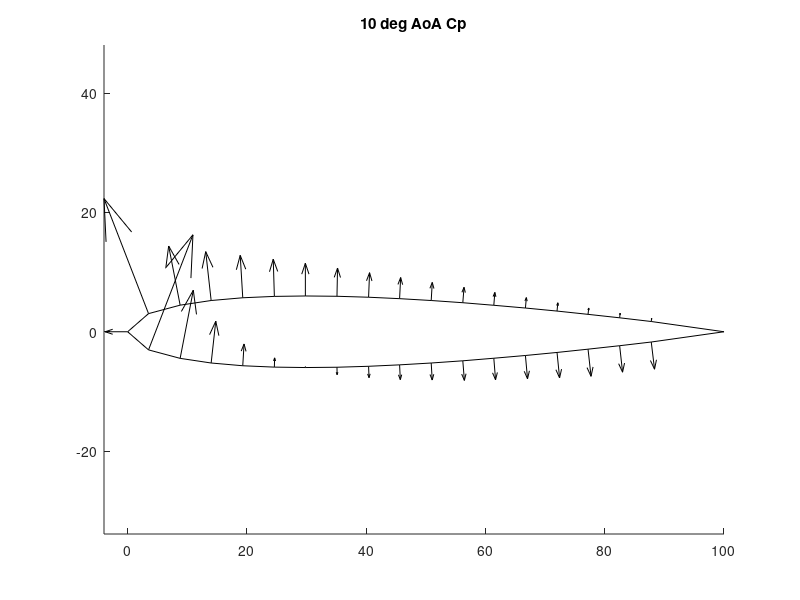
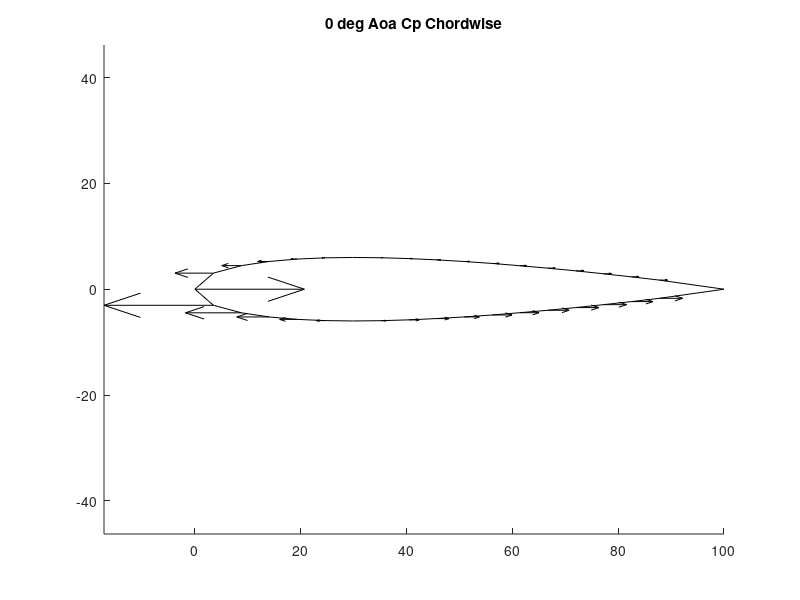
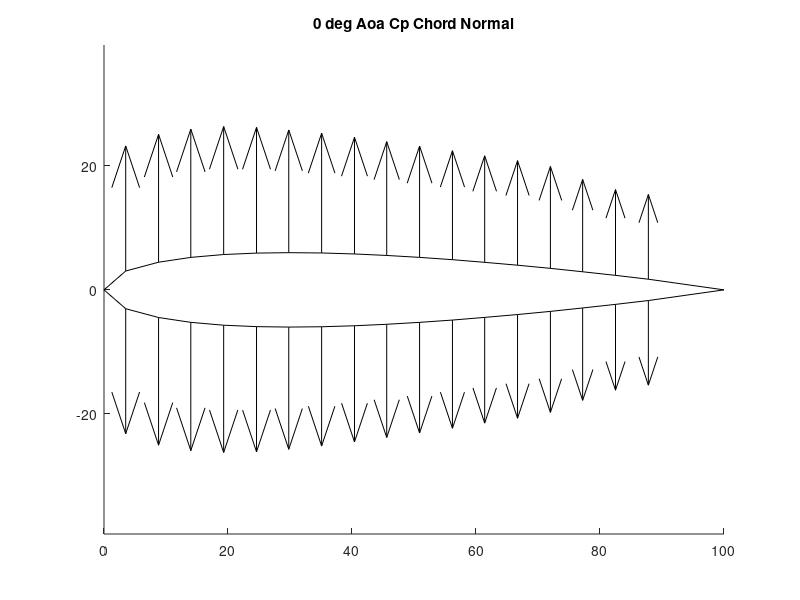
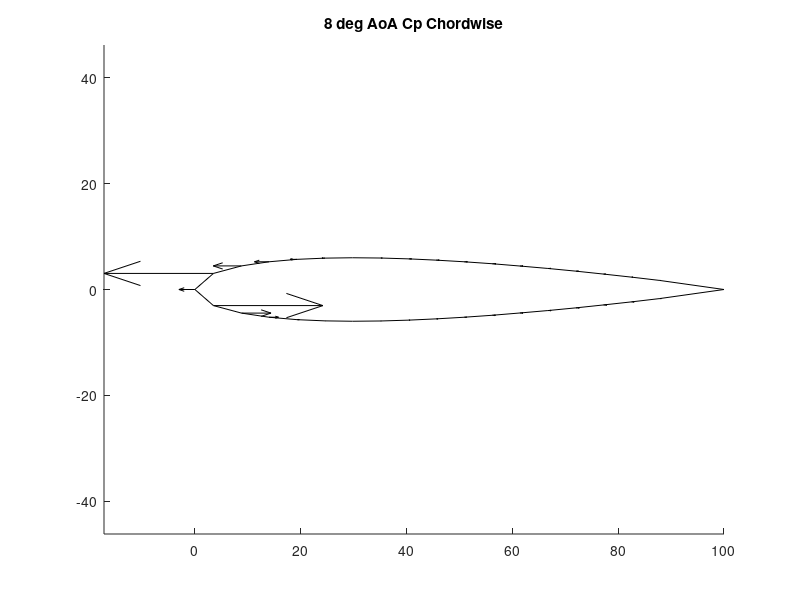

Write the MATLAB code that produced these figures, in order.

% comp. coeffs
Cxu = -1.*[-1, -0.36, -0.19, -0.11, -0.06, -0.03, 0.00, 0.02, 0.04, 0.05, 0.06, 0.08, 0.08, 0.09, 0.10, 0.11, 0.11, 0.12, 0];
Cxl = -1.*[0, -0.36, -0.19, -0.11, -0.06, -0.03, 0.00, 0.02, 0.04, 0.05, 0.06, 0.08, 0.08, 0.09, 0.10, 0.11, 0.11, 0.12, 0];
Cyu = -1.*[0, 0.93, 0.98, 0.99, 1.00, 1.00, 1.00, 1.00, 1.00, 1.00, 1.00, 1.00, 1.00, 1.00, 1.00, 0.99, 0.99, 0.99, 0];
Cyl = -1.*[0, -0.932802908, -0.982185387, -0.993704522, -0.998019745, -0.999621206, -0.999999656, -0.999782918, -0.999261187, -0.998609885, -0.997890692, -0.997160784, -0.996452891, -0.995741964, -0.995032303, -0.994319925, -0.9935531, -0.992714591, 0];

% coeffs for chordwise and chordnormal graphs
Cnx = [0, 0, 0, 0, 0, 0, 0, 0, 0, 0, 0, 0, 0, 0, 0, 0, 0, 0, 0];
Cny = [1, 1, 1, 1, 1, 1, 1, 1, 1, 1, 1, 1, 1, 1, 1, 1, 1, 1, 1];
Cwx = [1, 1, 1, 1, 1, 1, 1, 1, 1, 1, 1, 1, 1, 1, 1, 1, 1, 1, 1];
Cwy = [0, 0, 0, 0, 0, 0, 0, 0, 0, 0, 0, 0, 0, 0, 0, 0, 0, 0, 0];

% upper curve
Xup = [0, 3.5, 8.8, 14.0, 19.3, 24.6, 29.8, 35.1, 40.4, 45.6, 50.9, 56.2, 61.4, 66.7, 72.0, 77.2, 82.5, 87.8, 100];
Yup = [0, 3.04, 4.46, 5.24, 5.70, 5.93, 6.00, 5.95, 5.79, 5.55, 5.24, 4.87, 4.44, 3.98, 3.47, 2.92, 2.34, 1.72, 0];

%lower cp comp
Uup_0 = [1.511309524, -1.474435196, -1.43010113, -1.420143027, -1.4032162, -1.378346222, -1.345032719, -1.312722949, -1.279429251, -1.247324614, -1.220238095, -1.194163192, -1.167657551, -1.14608076, -1.117122473, -1.022010708, -0.950118765, -0.938058368, 0];
Vup_0c = Uup_0.*Cyu;
Uup_0c = Uup_0.*Cxu;

Uup_4 = [0.725648415, -1.438616715, -1.091276719, -0.932525952, -0.804260219, -0.689516129, -0.621683968, -0.565092166, -0.51384083, -0.458884416, -0.41037464, -0.367570687, -0.323716099, -0.278546713, -0.235870819, -0.193194925, -0.142363112, -0.084246971, 0];
Vup_4 = Uup_4.*Cyu;
Uup_4 = Uup_4.*Cxu;

Uup_6 = [0.29294653, -2.008527572, -1.445769449, -1.007959068, -0.910997732, -0.823094425, -0.74059293, -0.656267725, -0.584659091, -0.513636364, -0.450255827, -0.395904437, -0.33996589, -0.285471056, -0.232254401, -0.181147076, -0.125568182, -0.065946561, 0];
Vup_6 = Uup_6.*Cyu;
Uup_6 = Uup_6.*Cxu;

Uup_8 = [-0.14084507, -2.672655811, -1.304568528, -1.160292463, -1.016901408, -0.903207653, -0.803260259, -0.702641934, -0.618806306, -0.538807649, -0.465953855, -0.403153153, -0.341586944, -0.281761717, -0.224662162, -0.170786517, -0.115233277, -0.061797753, 0];
Vup_8 = Uup_8.*Cyu;
Uup_8 = Uup_8.*Cxu;

Uup_10 = [-0.575027996, -3.168903803, -1.546831183, -1.264541387, -1.086640581, -0.952434247, -0.837898267, -0.723713647, -0.628842929, -0.541596873, -0.463087248, -0.394295302, -0.329234209, -0.267337808, -0.212290503, -0.1640625, -0.119686801, -0.082168809, 0];
Vup_10 = Uup_10.*Cyu;
Uup_10 = Uup_10.*Cxu;

Uup_12 = [0.544134727, -0.718768158, -0.765116279, -0.744606414, -0.752325581, -0.736596737, -0.728596389, -0.751599767, -0.756976744, -0.732132481, -0.703033839, -0.701396973, -0.679464805, -0.655393586, -0.623906706, -0.59895227, -0.565192084, -0.549156486, 0];
Vup_12 = Uup_12.*Cyu;
Uup_12 = Uup_12.*Cxu;

Uup_14 = [0.56982911, -0.611764706, -0.631176471, -0.627058824, -0.619187758, -0.618235294, -0.614479105, -0.610849057, -0.612617925, -0.614976415, -0.617560401, -0.624188791, -0.629345905, -0.638235294, -0.647232038, -0.654684738, -0.665097116, -0.657041839, 0];
Vup_14 = Uup_14.*Cyu;
Uup_14 = Uup_14.*Cxu;

% lower curve
Xlo = Xup;
Ylo = -1*Yup;

% lower cp comp
Ulo_0 = Cxl.*Uup_0;
Vlo_0 = Cyl.*Uup_0;

Ulo_4 = [0.5982958, 0.03406326, -0.135892748, -0.189287888, -0.233151184, -0.256379101, -0.259416768, -0.255319149, -0.242736077, -0.226060606, -0.210686096, -0.195255474, -0.176899696, -0.155528554, -0.134101942, -0.111111111, -0.087537994, -0.069781553, 0];
Vlo_4 = Ulo_4.*Cyl;
Ulo_4 = Ulo_4.*Cxl;

Ulo_6 = [-0.352024922, 0.496577474, 0.211478478, 0.088930348, 0.001246883, -0.053549191, -0.081467662, -0.102053516, -0.110211706, -0.108898569, -0.108343711, -0.106409459, -0.099626401, -0.090342679, -0.08089608, -0.068535826, -0.049129353, -0.02615193, 0];
Vlo_6 = Ulo_6.*Cyl;
Ulo_6 = Ulo_6.*Cxl;

Ulo_8 = [-0.791222571, 0.620451694, 0.316844083, 0.17565872, 0.075862069, 0.011904762, -0.024451411, -0.05339196, -0.067584481, -0.072818581, -0.077791719, -0.080877743, -0.079524108, -0.075329567, -0.071428571, -0.063989962, -0.051378446, -0.03081761, 0];
Vlo_8 = Ulo_8.*Cyl;
Ulo_8 = Ulo_8.*Cxl;

Ulo_10 = [-0.475015813, 0.661587302, 0.371900826, 0.225602028, 0.116899619, 0.049618321, 0.004444444, -0.039974619, -0.060991105, -0.079415502, -0.091486658, -0.105463787, -0.116190476, -0.125634518, -0.137142857, -0.146295123, -0.142857143, -0.146853147, 0];
Vlo_10 = Ulo_10.*Cyl;
Ulo_10 = Ulo_10.*Cxl;

Ulo_12 = [-0.000632511, 0.625631313, 0.335863378, 0.193303853, 0.081115336, 0.003792668, -0.044303797, -0.092346616, -0.124368687, -0.142586751, -0.163084703, -0.185958254, -0.207726409, -0.224257738, -0.248894504, -0.270714738, -0.292035398, -0.310126582, 0];
Vlo_12 = Ulo_12.*Cyl;
Ulo_12 = Ulo_12.*Cxl;

Ulo_14 = [0.021410579, 0.644612476, 0.353943218, 0.207939509, 0.090334807, 0.00754717, -0.044164038, -0.094065657, -0.111111111, -0.154040404, -0.18147448, -0.208832808, -0.230429293, -0.255359395, -0.282471627, -0.309343434, -0.338587642, -0.355387524, 0];
Vlo_14 = Ulo_14.*Cyl;
Ulo_14 = Ulo_14.*Cxl;

% chordwise and chordnormal graph calcs
Uup_0_cw = Cwx.*Uup_0c;
Vup_0_cw = Cwy.*Vup_0c;
Uup_0_cn = Cnx.*Uup_0c;
Vup_0_cn = Cny.*Vup_0c;
Ulo_0_cw = Cwx.*Ulo_0;
Vlo_0_cw = Cwy.*Vlo_0;
Ulo_0_cn = Cnx.*Ulo_0;
Vlo_0_cn = Cny.*Vlo_0;

Uup_8_cw = Cwx.*Uup_8;
Vup_8_cw = Cwy.*Vup_8;
Uup_8_cn = Cnx.*Uup_8;
Vup_8_cn = Cny.*Vup_8;
Ulo_8_cw = Cwx.*Ulo_8;
Vlo_8_cw = Cwy.*Vlo_8;
Ulo_8_cn = Cnx.*Ulo_8;
Vlo_8_cn = Cny.*Vlo_8;

Uup_10_cw = Cwx.*Uup_10;
Vup_10_cw = Cwy.*Vup_10;
Uup_10_cn = Cnx.*Uup_10;
Vup_10_cn = Cny.*Vup_10;
Ulo_10_cw = Cwx.*Ulo_10;
Vlo_10_cw = Cwy.*Vlo_10;
Ulo_10_cn = Cnx.*Ulo_10;
Vlo_10_cn = Cny.*Vlo_10;

Uup_12_cw = Cwx.*Uup_12;
Vup_12_cw = Cwy.*Vup_12;
Uup_12_cn = Cnx.*Uup_12;
Vup_12_cn = Cny.*Vup_12;
Ulo_12_cw = Cwx.*Ulo_12;
Vlo_12_cw = Cwy.*Vlo_12;
Ulo_12_cn = Cnx.*Ulo_12;
Vlo_12_cn = Cny.*Vlo_12;

% plots
% 10deg aoa cp vectors
figure(1);
hold on
axis equal
quiver(Xup, Yup, Uup_10, Vup_10, "color", "black");
quiver(Xlo, Ylo, Ulo_10, Vlo_10, "color", "black");
plot(Xup, Yup, "color", "black");
plot(Xlo, Ylo, "color", "black");
title("10 deg AoA Cp")
hold off
% 0deg aoa cp cw vectors
figure(2);
hold on
axis equal
quiver(Xup, Yup, Uup_0_cw, Vup_0_cw, "color", "black");
quiver(Xlo, Ylo, Ulo_0_cw, Vlo_0_cw, "color", "black");
plot(Xup, Yup, "color", "black");
plot(Xlo, Ylo, "color", "black");
title("0 deg Aoa Cp Chordwise")
hold off
% 0 deg aoa cp cn vectors
figure(3);
hold on
axis equal
quiver(Xup, Yup, Uup_0_cn, Vup_0_cn, "color", "black");
quiver(Xlo, Ylo, Ulo_0_cn, Vlo_0_cn, "color", "black");
plot(Xup, Yup, "color", "black");
plot(Xlo, Ylo, "color", "black");
title("0 deg Aoa Cp Chord Normal")
hold off
% 8 deg aoa cp cw vectors
figure(4);
hold on
axis equal
quiver(Xup, Yup, Uup_8_cw, Vup_8_cw, "color", "black");
quiver(Xlo, Ylo, Ulo_8_cw, Vlo_8_cw, "color", "black");
plot(Xup, Yup, "color", "black");
plot(Xlo, Ylo, "color", "black");
title("8 deg AoA Cp Chordwise");
hold off
% 8 deg aoa cp cn vectors
figure(5);
hold on
axis equal
quiver(Xup, Yup, Uup_8_cn, Vup_8_cn, "color", "black");
quiver(Xlo, Ylo, Ulo_8_cn, Vlo_8_cn, "color", "black");
plot(Xup, Yup, "color", "black");
plot(Xlo, Ylo, "color", "black");
title("8 deg AoA Cp Chord Normal");
hold off
% 10 deg aoa cp cw vectors
figure(6);
hold on
axis equal
quiver(Xup, Yup, Uup_10_cw, Vup_10_cw, "color", "black");
quiver(Xlo, Ylo, Ulo_10_cw, Vlo_10_cw, "color", "black");
plot(Xup, Yup, "color", "black");
plot(Xlo, Ylo, "color", "black");
title("10 deg AoA Cp Chordwise")
hold off
% 10 deg aoa cp cn vectors
figure(7);
hold on
axis equal
quiver(Xup, Yup, Uup_10_cn, Vup_10_cn, "color", "black");
quiver(Xlo, Ylo, Ulo_10_cn, Vlo_10_cn, "color", "black");
plot(Xup, Yup, "color", "black");
plot(Xlo, Ylo, "color", "black");
title("10 deg AoA Cp Chord Normal")
hold off
% 12 deg aoa cp cw vectors
figure(8);
hold on
axis equal
quiver(Xup, Yup, Uup_12_cw, Vup_12_cw, "color", "black");
quiver(Xlo, Ylo, Ulo_12_cw, Vlo_12_cw, "color", "black");
plot(Xup, Yup, "color", "black");
plot(Xlo, Ylo, "color", "black");
title("12 deg AoA Cp Chordwise")
hold off
% 12 deg aoa cp cn vectors
figure(9);
hold on
axis equal
quiver(Xup, Yup, Uup_12_cn, Vup_12_cn, "color", "black");
quiver(Xlo, Ylo, Ulo_12_cn, Vlo_12_cn, "color", "black");
plot(Xup, Yup, "color", "black");
plot(Xlo, Ylo, "color", "black");
title("12 deg AoA Cp Chord Normal")
hold off